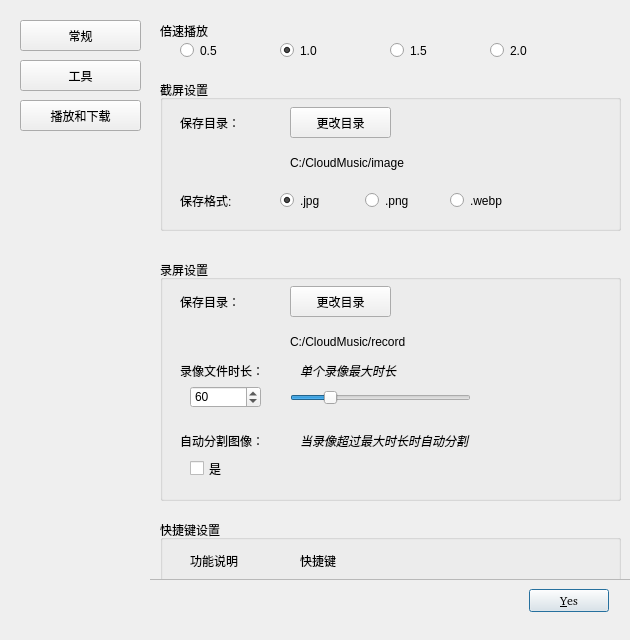
<?xml version="1.0" encoding="UTF-8"?>
<ui version="4.0">
 <class>SettingWindow</class>
 <widget class="QDialog" name="SettingWindow">
  <property name="geometry">
   <rect>
    <x>0</x>
    <y>0</y>
    <width>630</width>
    <height>640</height>
   </rect>
  </property>
  <property name="windowTitle">
   <string>Dialog</string>
  </property>
  <property name="styleSheet">
   <string notr="true"/>
  </property>
  <widget class="QDialogButtonBox" name="buttonBox">
   <property name="geometry">
    <rect>
     <x>220</x>
     <y>580</y>
     <width>389</width>
     <height>41</height>
    </rect>
   </property>
   <property name="minimumSize">
    <size>
     <width>0</width>
     <height>0</height>
    </size>
   </property>
   <property name="font">
    <font>
     <family>“Segoe UI”</family>
    </font>
   </property>
   <property name="cursor">
    <cursorShape>ArrowCursor</cursorShape>
   </property>
   <property name="mouseTracking">
    <bool>false</bool>
   </property>
   <property name="autoFillBackground">
    <bool>false</bool>
   </property>
   <property name="orientation">
    <enum>Qt::Horizontal</enum>
   </property>
   <property name="standardButtons">
    <set>QDialogButtonBox::Yes</set>
   </property>
   <property name="centerButtons">
    <bool>false</bool>
   </property>
  </widget>
  <widget class="QStackedWidget" name="stackedWidget">
   <property name="geometry">
    <rect>
     <x>150</x>
     <y>10</y>
     <width>481</width>
     <height>571</height>
    </rect>
   </property>
   <property name="currentIndex">
    <number>1</number>
   </property>
   <widget class="QWidget" name="page_1">
    <widget class="QScrollArea" name="scrollArea_3">
     <property name="geometry">
      <rect>
       <x>-1</x>
       <y>0</y>
       <width>481</width>
       <height>571</height>
      </rect>
     </property>
     <property name="widgetResizable">
      <bool>true</bool>
     </property>
     <widget class="QWidget" name="page1ScrollAreaWidgetContents">
      <property name="geometry">
       <rect>
        <x>0</x>
        <y>0</y>
        <width>479</width>
        <height>569</height>
       </rect>
      </property>
      <widget class="QWidget" name="controlCloseWidget" native="true">
       <property name="geometry">
        <rect>
         <x>10</x>
         <y>30</y>
         <width>271</width>
         <height>71</height>
        </rect>
       </property>
       <widget class="QRadioButton" name="toBottomButton">
        <property name="geometry">
         <rect>
          <x>10</x>
          <y>0</y>
          <width>211</width>
          <height>31</height>
         </rect>
        </property>
        <property name="text">
         <string>最小化到系统托盘</string>
        </property>
       </widget>
       <widget class="QRadioButton" name="toCloseButton">
        <property name="geometry">
         <rect>
          <x>10</x>
          <y>30</y>
          <width>171</width>
          <height>31</height>
         </rect>
        </property>
        <property name="autoFillBackground">
         <bool>false</bool>
        </property>
        <property name="text">
         <string>关闭TMZPlayer</string>
        </property>
        <property name="checked">
         <bool>true</bool>
        </property>
       </widget>
      </widget>
      <widget class="QLabel" name="label_5">
       <property name="geometry">
        <rect>
         <x>10</x>
         <y>10</y>
         <width>121</width>
         <height>21</height>
        </rect>
       </property>
       <property name="text">
        <string>关闭主界面：</string>
       </property>
      </widget>
      <widget class="QGroupBox" name="fontBox">
       <property name="geometry">
        <rect>
         <x>10</x>
         <y>120</y>
         <width>461</width>
         <height>161</height>
        </rect>
       </property>
       <property name="title">
        <string>字体</string>
       </property>
       <widget class="QFontComboBox" name="fontComboBox">
        <property name="geometry">
         <rect>
          <x>110</x>
          <y>30</y>
          <width>101</width>
          <height>31</height>
         </rect>
        </property>
       </widget>
       <widget class="QLabel" name="fontType">
        <property name="geometry">
         <rect>
          <x>10</x>
          <y>30</y>
          <width>91</width>
          <height>31</height>
         </rect>
        </property>
        <property name="text">
         <string>字体选择：</string>
        </property>
       </widget>
       <widget class="QLabel" name="fontSize">
        <property name="geometry">
         <rect>
          <x>10</x>
          <y>77</y>
          <width>101</width>
          <height>21</height>
         </rect>
        </property>
        <property name="text">
         <string>字体大小：</string>
        </property>
       </widget>
       <widget class="QSpinBox" name="fontSpinBox">
        <property name="geometry">
         <rect>
          <x>110</x>
          <y>70</y>
          <width>101</width>
          <height>31</height>
         </rect>
        </property>
        <property name="minimum">
         <number>9</number>
        </property>
        <property name="maximum">
         <number>26</number>
        </property>
       </widget>
       <widget class="QLabel" name="fontColor">
        <property name="geometry">
         <rect>
          <x>10</x>
          <y>120</y>
          <width>101</width>
          <height>21</height>
         </rect>
        </property>
        <property name="text">
         <string>字体颜色：</string>
        </property>
       </widget>
       <widget class="QPushButton" name="colorButton">
        <property name="geometry">
         <rect>
          <x>110</x>
          <y>120</y>
          <width>31</width>
          <height>31</height>
         </rect>
        </property>
        <property name="text">
         <string/>
        </property>
       </widget>
      </widget>
      <widget class="QGroupBox" name="uiBox">
       <property name="geometry">
        <rect>
         <x>10</x>
         <y>310</y>
         <width>461</width>
         <height>121</height>
        </rect>
       </property>
       <property name="title">
        <string>UI自定义</string>
       </property>
       <widget class="QLabel" name="defaultBack">
        <property name="geometry">
         <rect>
          <x>10</x>
          <y>30</y>
          <width>101</width>
          <height>31</height>
         </rect>
        </property>
        <property name="text">
         <string>纯色背景：</string>
        </property>
       </widget>
       <widget class="QLabel" name="chooseBack">
        <property name="geometry">
         <rect>
          <x>10</x>
          <y>77</y>
          <width>121</width>
          <height>21</height>
         </rect>
        </property>
        <property name="text">
         <string>自定义背景：</string>
        </property>
       </widget>
       <widget class="QPushButton" name="back1">
        <property name="geometry">
         <rect>
          <x>110</x>
          <y>30</y>
          <width>31</width>
          <height>31</height>
         </rect>
        </property>
        <property name="text">
         <string/>
        </property>
       </widget>
       <widget class="QPushButton" name="back2">
        <property name="geometry">
         <rect>
          <x>160</x>
          <y>30</y>
          <width>31</width>
          <height>31</height>
         </rect>
        </property>
        <property name="text">
         <string/>
        </property>
       </widget>
       <widget class="QPushButton" name="back3">
        <property name="geometry">
         <rect>
          <x>210</x>
          <y>30</y>
          <width>31</width>
          <height>31</height>
         </rect>
        </property>
        <property name="text">
         <string/>
        </property>
       </widget>
       <widget class="QPushButton" name="myBack">
        <property name="geometry">
         <rect>
          <x>130</x>
          <y>70</y>
          <width>31</width>
          <height>31</height>
         </rect>
        </property>
        <property name="text">
         <string/>
        </property>
       </widget>
      </widget>
     </widget>
    </widget>
   </widget>
   <widget class="QWidget" name="page_2">
    <widget class="QScrollArea" name="scrollArea_2">
     <property name="geometry">
      <rect>
       <x>-1</x>
       <y>-1</y>
       <width>491</width>
       <height>571</height>
      </rect>
     </property>
     <property name="verticalScrollBarPolicy">
      <enum>Qt::ScrollBarAsNeeded</enum>
     </property>
     <property name="horizontalScrollBarPolicy">
      <enum>Qt::ScrollBarAsNeeded</enum>
     </property>
     <property name="sizeAdjustPolicy">
      <enum>QAbstractScrollArea::AdjustIgnored</enum>
     </property>
     <property name="widgetResizable">
      <bool>true</bool>
     </property>
     <widget class="QWidget" name="page2ScrollAreaWidgetContents">
      <property name="geometry">
       <rect>
        <x>0</x>
        <y>0</y>
        <width>489</width>
        <height>569</height>
       </rect>
      </property>
      <property name="minimumSize">
       <size>
        <width>489</width>
        <height>569</height>
       </size>
      </property>
      <widget class="QGroupBox" name="groupBox">
       <property name="geometry">
        <rect>
         <x>10</x>
         <y>70</y>
         <width>461</width>
         <height>151</height>
        </rect>
       </property>
       <property name="title">
        <string>截屏设置</string>
       </property>
       <widget class="QLabel" name="shotDirLabel">
        <property name="geometry">
         <rect>
          <x>130</x>
          <y>67</y>
          <width>331</width>
          <height>31</height>
         </rect>
        </property>
        <property name="text">
         <string>C:/CloudMusic/image</string>
        </property>
       </widget>
       <widget class="QPushButton" name="shotDirButton">
        <property name="geometry">
         <rect>
          <x>130</x>
          <y>27</y>
          <width>101</width>
          <height>31</height>
         </rect>
        </property>
        <property name="text">
         <string>更改目录</string>
        </property>
       </widget>
       <widget class="QLabel" name="label_7">
        <property name="geometry">
         <rect>
          <x>20</x>
          <y>27</y>
          <width>111</width>
          <height>31</height>
         </rect>
        </property>
        <property name="text">
         <string>保存目录：</string>
        </property>
       </widget>
       <widget class="QRadioButton" name="picPngButton">
        <property name="geometry">
         <rect>
          <x>205</x>
          <y>110</y>
          <width>91</width>
          <height>21</height>
         </rect>
        </property>
        <property name="text">
         <string>.png</string>
        </property>
       </widget>
       <widget class="QRadioButton" name="picWebpButton">
        <property name="geometry">
         <rect>
          <x>290</x>
          <y>110</y>
          <width>81</width>
          <height>21</height>
         </rect>
        </property>
        <property name="text">
         <string>.webp</string>
        </property>
       </widget>
       <widget class="QRadioButton" name="picJpgButton">
        <property name="geometry">
         <rect>
          <x>120</x>
          <y>110</y>
          <width>81</width>
          <height>21</height>
         </rect>
        </property>
        <property name="text">
         <string>.jpg</string>
        </property>
        <property name="checked">
         <bool>true</bool>
        </property>
       </widget>
       <widget class="QLabel" name="label_31">
        <property name="geometry">
         <rect>
          <x>20</x>
          <y>110</y>
          <width>71</width>
          <height>21</height>
         </rect>
        </property>
        <property name="text">
         <string>保存格式:</string>
        </property>
       </widget>
      </widget>
      <widget class="QGroupBox" name="groupBox_2">
       <property name="geometry">
        <rect>
         <x>10</x>
         <y>250</y>
         <width>461</width>
         <height>241</height>
        </rect>
       </property>
       <property name="title">
        <string>录屏设置</string>
       </property>
       <widget class="QLabel" name="label_8">
        <property name="geometry">
         <rect>
          <x>20</x>
          <y>26</y>
          <width>111</width>
          <height>31</height>
         </rect>
        </property>
        <property name="text">
         <string>保存目录：</string>
        </property>
       </widget>
       <widget class="QLabel" name="recordDirLabel">
        <property name="geometry">
         <rect>
          <x>130</x>
          <y>66</y>
          <width>331</width>
          <height>31</height>
         </rect>
        </property>
        <property name="text">
         <string>C:/CloudMusic/record</string>
        </property>
       </widget>
       <widget class="QPushButton" name="recordDirButton">
        <property name="geometry">
         <rect>
          <x>130</x>
          <y>26</y>
          <width>101</width>
          <height>31</height>
         </rect>
        </property>
        <property name="text">
         <string>更改目录</string>
        </property>
       </widget>
       <widget class="QLabel" name="label_9">
        <property name="geometry">
         <rect>
          <x>20</x>
          <y>100</y>
          <width>111</width>
          <height>21</height>
         </rect>
        </property>
        <property name="text">
         <string>录像文件时长：</string>
        </property>
       </widget>
       <widget class="QLabel" name="label_10">
        <property name="geometry">
         <rect>
          <x>140</x>
          <y>100</y>
          <width>191</width>
          <height>21</height>
         </rect>
        </property>
        <property name="font">
         <font>
          <family>“Segoe UI”</family>
          <italic>true</italic>
         </font>
        </property>
        <property name="text">
         <string>单个录像最大时长</string>
        </property>
       </widget>
       <widget class="QSlider" name="recordSizeSlider">
        <property name="geometry">
         <rect>
          <x>130</x>
          <y>130</y>
          <width>181</width>
          <height>16</height>
         </rect>
        </property>
        <property name="maximum">
         <number>300</number>
        </property>
        <property name="singleStep">
         <number>1</number>
        </property>
        <property name="value">
         <number>60</number>
        </property>
        <property name="sliderPosition">
         <number>60</number>
        </property>
        <property name="orientation">
         <enum>Qt::Horizontal</enum>
        </property>
       </widget>
       <widget class="QSpinBox" name="recordSizeSpinBox">
        <property name="geometry">
         <rect>
          <x>30</x>
          <y>126</y>
          <width>71</width>
          <height>22</height>
         </rect>
        </property>
        <property name="maximum">
         <number>300</number>
        </property>
        <property name="singleStep">
         <number>1</number>
        </property>
        <property name="value">
         <number>60</number>
        </property>
       </widget>
       <widget class="QLabel" name="label_12">
        <property name="geometry">
         <rect>
          <x>20</x>
          <y>170</y>
          <width>151</width>
          <height>21</height>
         </rect>
        </property>
        <property name="text">
         <string>自动分割图像：</string>
        </property>
       </widget>
       <widget class="QCheckBox" name="checkBox">
        <property name="geometry">
         <rect>
          <x>30</x>
          <y>198</y>
          <width>81</width>
          <height>21</height>
         </rect>
        </property>
        <property name="text">
         <string>是</string>
        </property>
       </widget>
       <widget class="QLabel" name="label_13">
        <property name="geometry">
         <rect>
          <x>140</x>
          <y>170</y>
          <width>301</width>
          <height>21</height>
         </rect>
        </property>
        <property name="font">
         <font>
          <family>“Segoe UI”</family>
          <italic>true</italic>
         </font>
        </property>
        <property name="text">
         <string>当录像超过最大时长时自动分割</string>
        </property>
       </widget>
      </widget>
      <widget class="QGroupBox" name="groupBox_3">
       <property name="geometry">
        <rect>
         <x>10</x>
         <y>510</y>
         <width>461</width>
         <height>661</height>
        </rect>
       </property>
       <property name="title">
        <string>快捷键设置</string>
       </property>
       <widget class="QLabel" name="label_14">
        <property name="geometry">
         <rect>
          <x>30</x>
          <y>30</y>
          <width>81</width>
          <height>21</height>
         </rect>
        </property>
        <property name="font">
         <font>
          <family>“Segoe UI”</family>
         </font>
        </property>
        <property name="text">
         <string>功能说明</string>
        </property>
       </widget>
       <widget class="QLabel" name="label_15">
        <property name="geometry">
         <rect>
          <x>140</x>
          <y>30</y>
          <width>91</width>
          <height>21</height>
         </rect>
        </property>
        <property name="font">
         <font>
          <family>“Segoe UI”</family>
         </font>
        </property>
        <property name="text">
         <string>快捷键</string>
        </property>
       </widget>
       <widget class="QLabel" name="label_16">
        <property name="geometry">
         <rect>
          <x>30</x>
          <y>60</y>
          <width>111</width>
          <height>21</height>
         </rect>
        </property>
        <property name="text">
         <string>播放/暂停</string>
        </property>
       </widget>
       <widget class="MyLineEdit" name="actionShortcutEdit">
        <property name="geometry">
         <rect>
          <x>120</x>
          <y>60</y>
          <width>113</width>
          <height>20</height>
         </rect>
        </property>
        <property name="text">
         <string/>
        </property>
       </widget>
       <widget class="MyLineEdit" name="lastShortcutEdit">
        <property name="geometry">
         <rect>
          <x>120</x>
          <y>100</y>
          <width>113</width>
          <height>20</height>
         </rect>
        </property>
       </widget>
       <widget class="QLabel" name="label_17">
        <property name="geometry">
         <rect>
          <x>30</x>
          <y>100</y>
          <width>91</width>
          <height>21</height>
         </rect>
        </property>
        <property name="text">
         <string>上一个</string>
        </property>
       </widget>
       <widget class="QLabel" name="label_18">
        <property name="geometry">
         <rect>
          <x>30</x>
          <y>140</y>
          <width>91</width>
          <height>21</height>
         </rect>
        </property>
        <property name="text">
         <string>下一个</string>
        </property>
       </widget>
       <widget class="MyLineEdit" name="nextShortcutEdit">
        <property name="geometry">
         <rect>
          <x>120</x>
          <y>140</y>
          <width>113</width>
          <height>20</height>
         </rect>
        </property>
       </widget>
       <widget class="MyLineEdit" name="louderShortcutEdit">
        <property name="geometry">
         <rect>
          <x>120</x>
          <y>180</y>
          <width>113</width>
          <height>20</height>
         </rect>
        </property>
       </widget>
       <widget class="MyLineEdit" name="lowerShortcutEdit">
        <property name="geometry">
         <rect>
          <x>120</x>
          <y>220</y>
          <width>113</width>
          <height>20</height>
         </rect>
        </property>
       </widget>
       <widget class="MyLineEdit" name="likeShortcutEdit">
        <property name="geometry">
         <rect>
          <x>120</x>
          <y>580</y>
          <width>113</width>
          <height>20</height>
         </rect>
        </property>
       </widget>
       <widget class="QLabel" name="label_19">
        <property name="geometry">
         <rect>
          <x>30</x>
          <y>180</y>
          <width>91</width>
          <height>21</height>
         </rect>
        </property>
        <property name="text">
         <string>音量加</string>
        </property>
       </widget>
       <widget class="QLabel" name="label_20">
        <property name="geometry">
         <rect>
          <x>30</x>
          <y>220</y>
          <width>91</width>
          <height>21</height>
         </rect>
        </property>
        <property name="text">
         <string>音量减</string>
        </property>
       </widget>
       <widget class="QLabel" name="label_21">
        <property name="geometry">
         <rect>
          <x>30</x>
          <y>580</y>
          <width>91</width>
          <height>21</height>
         </rect>
        </property>
        <property name="text">
         <string>收藏</string>
        </property>
       </widget>
       <widget class="QLabel" name="label_11">
        <property name="geometry">
         <rect>
          <x>30</x>
          <y>260</y>
          <width>91</width>
          <height>21</height>
         </rect>
        </property>
        <property name="text">
         <string>静音/复音</string>
        </property>
       </widget>
       <widget class="QLabel" name="label_24">
        <property name="geometry">
         <rect>
          <x>30</x>
          <y>300</y>
          <width>51</width>
          <height>21</height>
         </rect>
        </property>
        <property name="text">
         <string>快进</string>
        </property>
       </widget>
       <widget class="QLabel" name="label_25">
        <property name="geometry">
         <rect>
          <x>30</x>
          <y>340</y>
          <width>61</width>
          <height>20</height>
         </rect>
        </property>
        <property name="text">
         <string>快退</string>
        </property>
       </widget>
       <widget class="QLabel" name="label_26">
        <property name="geometry">
         <rect>
          <x>30</x>
          <y>540</y>
          <width>61</width>
          <height>21</height>
         </rect>
        </property>
        <property name="text">
         <string>截图</string>
        </property>
       </widget>
       <widget class="QLabel" name="label_27">
        <property name="geometry">
         <rect>
          <x>30</x>
          <y>460</y>
          <width>51</width>
          <height>21</height>
         </rect>
        </property>
        <property name="text">
         <string>打开文件</string>
        </property>
       </widget>
       <widget class="QLabel" name="label_28">
        <property name="geometry">
         <rect>
          <x>30</x>
          <y>500</y>
          <width>81</width>
          <height>21</height>
         </rect>
        </property>
        <property name="text">
         <string>停止/关闭</string>
        </property>
       </widget>
       <widget class="QLabel" name="label_29">
        <property name="geometry">
         <rect>
          <x>30</x>
          <y>380</y>
          <width>51</width>
          <height>16</height>
         </rect>
        </property>
        <property name="text">
         <string>亮度增</string>
        </property>
       </widget>
       <widget class="QLabel" name="label_30">
        <property name="geometry">
         <rect>
          <x>30</x>
          <y>420</y>
          <width>51</width>
          <height>21</height>
         </rect>
        </property>
        <property name="text">
         <string>亮度减</string>
        </property>
       </widget>
       <widget class="MyLineEdit" name="volumeOnOffEdit">
        <property name="geometry">
         <rect>
          <x>120</x>
          <y>260</y>
          <width>113</width>
          <height>20</height>
         </rect>
        </property>
       </widget>
       <widget class="MyLineEdit" name="speedUpScreenEdit">
        <property name="geometry">
         <rect>
          <x>120</x>
          <y>300</y>
          <width>113</width>
          <height>20</height>
         </rect>
        </property>
       </widget>
       <widget class="MyLineEdit" name="speedDownScreenEdit">
        <property name="geometry">
         <rect>
          <x>120</x>
          <y>340</y>
          <width>113</width>
          <height>20</height>
         </rect>
        </property>
       </widget>
       <widget class="MyLineEdit" name="luminUpEdit">
        <property name="geometry">
         <rect>
          <x>120</x>
          <y>380</y>
          <width>113</width>
          <height>20</height>
         </rect>
        </property>
       </widget>
       <widget class="MyLineEdit" name="luminDownEdit">
        <property name="geometry">
         <rect>
          <x>120</x>
          <y>420</y>
          <width>113</width>
          <height>20</height>
         </rect>
        </property>
       </widget>
       <widget class="MyLineEdit" name="openFileEdit">
        <property name="geometry">
         <rect>
          <x>120</x>
          <y>460</y>
          <width>113</width>
          <height>20</height>
         </rect>
        </property>
       </widget>
       <widget class="MyLineEdit" name="closeFileEdit">
        <property name="geometry">
         <rect>
          <x>120</x>
          <y>500</y>
          <width>113</width>
          <height>20</height>
         </rect>
        </property>
       </widget>
       <widget class="MyLineEdit" name="screenShotEdit">
        <property name="geometry">
         <rect>
          <x>120</x>
          <y>540</y>
          <width>113</width>
          <height>20</height>
         </rect>
        </property>
       </widget>
      </widget>
      <widget class="QWidget" name="widget_2" native="true">
       <property name="geometry">
        <rect>
         <x>10</x>
         <y>10</y>
         <width>461</width>
         <height>51</height>
        </rect>
       </property>
       <widget class="QLabel" name="label_6">
        <property name="geometry">
         <rect>
          <x>0</x>
          <y>0</y>
          <width>81</width>
          <height>21</height>
         </rect>
        </property>
        <property name="text">
         <string>倍速播放</string>
        </property>
       </widget>
       <widget class="QRadioButton" name="radioButton">
        <property name="geometry">
         <rect>
          <x>20</x>
          <y>20</y>
          <width>71</width>
          <height>21</height>
         </rect>
        </property>
        <property name="text">
         <string>0.5</string>
        </property>
       </widget>
       <widget class="QRadioButton" name="radioButton_2">
        <property name="geometry">
         <rect>
          <x>120</x>
          <y>20</y>
          <width>71</width>
          <height>21</height>
         </rect>
        </property>
        <property name="text">
         <string>1.0</string>
        </property>
        <property name="checked">
         <bool>true</bool>
        </property>
       </widget>
       <widget class="QRadioButton" name="radioButton_3">
        <property name="geometry">
         <rect>
          <x>230</x>
          <y>20</y>
          <width>71</width>
          <height>21</height>
         </rect>
        </property>
        <property name="text">
         <string>1.5</string>
        </property>
       </widget>
       <widget class="QRadioButton" name="radioButton_4">
        <property name="geometry">
         <rect>
          <x>330</x>
          <y>20</y>
          <width>81</width>
          <height>21</height>
         </rect>
        </property>
        <property name="text">
         <string>2.0</string>
        </property>
       </widget>
      </widget>
     </widget>
    </widget>
   </widget>
   <widget class="QWidget" name="page_3">
    <widget class="QScrollArea" name="scrollArea">
     <property name="geometry">
      <rect>
       <x>0</x>
       <y>0</y>
       <width>481</width>
       <height>571</height>
      </rect>
     </property>
     <property name="frameShape">
      <enum>QFrame::NoFrame</enum>
     </property>
     <property name="lineWidth">
      <number>0</number>
     </property>
     <property name="widgetResizable">
      <bool>true</bool>
     </property>
     <widget class="QWidget" name="page3ScrollAreaWidgetContents">
      <property name="geometry">
       <rect>
        <x>0</x>
        <y>0</y>
        <width>481</width>
        <height>571</height>
       </rect>
      </property>
      <widget class="QGroupBox" name="playBox">
       <property name="geometry">
        <rect>
         <x>10</x>
         <y>10</y>
         <width>461</width>
         <height>241</height>
        </rect>
       </property>
       <property name="title">
        <string>播放设置</string>
       </property>
       <widget class="QLabel" name="label">
        <property name="geometry">
         <rect>
          <x>20</x>
          <y>100</y>
          <width>81</width>
          <height>31</height>
         </rect>
        </property>
        <property name="text">
         <string>画质选择：</string>
        </property>
       </widget>
       <widget class="QWidget" name="pixelWidget_2" native="true">
        <property name="geometry">
         <rect>
          <x>90</x>
          <y>85</y>
          <width>261</width>
          <height>61</height>
         </rect>
        </property>
        <layout class="QHBoxLayout" name="horizontalLayout">
         <item>
          <widget class="QRadioButton" name="lv1Button_2">
           <property name="text">
            <string>普通</string>
           </property>
           <property name="checked">
            <bool>true</bool>
           </property>
          </widget>
         </item>
         <item>
          <widget class="QRadioButton" name="lv2Button_2">
           <property name="text">
            <string>清晰</string>
           </property>
          </widget>
         </item>
         <item>
          <widget class="QRadioButton" name="lv3Button_2">
           <property name="text">
            <string>高清</string>
           </property>
          </widget>
         </item>
        </layout>
       </widget>
       <widget class="QLabel" name="label_2">
        <property name="geometry">
         <rect>
          <x>20</x>
          <y>155</y>
          <width>111</width>
          <height>31</height>
         </rect>
        </property>
        <property name="text">
         <string>媒体库目录：</string>
        </property>
       </widget>
       <widget class="QLabel" name="playDirLabel">
        <property name="geometry">
         <rect>
          <x>130</x>
          <y>195</y>
          <width>331</width>
          <height>31</height>
         </rect>
        </property>
        <property name="text">
         <string>C:/CloudMusic</string>
        </property>
       </widget>
       <widget class="QPushButton" name="palyDirButton">
        <property name="geometry">
         <rect>
          <x>130</x>
          <y>155</y>
          <width>101</width>
          <height>31</height>
         </rect>
        </property>
        <property name="text">
         <string>更改目录</string>
        </property>
       </widget>
       <widget class="QLabel" name="label_22">
        <property name="geometry">
         <rect>
          <x>20</x>
          <y>30</y>
          <width>101</width>
          <height>31</height>
         </rect>
        </property>
        <property name="text">
         <string>快进/快退时长:</string>
        </property>
       </widget>
       <widget class="QLabel" name="label_23">
        <property name="geometry">
         <rect>
          <x>130</x>
          <y>30</y>
          <width>141</width>
          <height>31</height>
         </rect>
        </property>
        <property name="font">
         <font>
          <italic>true</italic>
         </font>
        </property>
        <property name="text">
         <string>单次快进快退时长限制。</string>
        </property>
       </widget>
       <widget class="QSpinBox" name="quickMoveSpinBox">
        <property name="geometry">
         <rect>
          <x>30</x>
          <y>60</y>
          <width>42</width>
          <height>22</height>
         </rect>
        </property>
       </widget>
       <widget class="QSlider" name="quickMoveSlider">
        <property name="geometry">
         <rect>
          <x>110</x>
          <y>62</y>
          <width>160</width>
          <height>16</height>
         </rect>
        </property>
        <property name="orientation">
         <enum>Qt::Horizontal</enum>
        </property>
       </widget>
      </widget>
      <widget class="QGroupBox" name="downloadBox">
       <property name="geometry">
        <rect>
         <x>10</x>
         <y>280</y>
         <width>461</width>
         <height>181</height>
        </rect>
       </property>
       <property name="title">
        <string>下载设置</string>
       </property>
       <widget class="QLabel" name="label_3">
        <property name="geometry">
         <rect>
          <x>20</x>
          <y>40</y>
          <width>81</width>
          <height>21</height>
         </rect>
        </property>
        <property name="text">
         <string>画质选择：</string>
        </property>
       </widget>
       <widget class="QWidget" name="pixelWidget" native="true">
        <property name="geometry">
         <rect>
          <x>90</x>
          <y>20</y>
          <width>261</width>
          <height>61</height>
         </rect>
        </property>
        <layout class="QHBoxLayout" name="horizontalLayout_2">
         <item>
          <widget class="QRadioButton" name="lv1Button">
           <property name="text">
            <string>普通</string>
           </property>
           <property name="checked">
            <bool>true</bool>
           </property>
          </widget>
         </item>
         <item>
          <widget class="QRadioButton" name="lv2Button">
           <property name="text">
            <string>清晰</string>
           </property>
          </widget>
         </item>
         <item>
          <widget class="QRadioButton" name="lv3Button">
           <property name="text">
            <string>高清</string>
           </property>
          </widget>
         </item>
        </layout>
       </widget>
       <widget class="QLabel" name="label_4">
        <property name="geometry">
         <rect>
          <x>20</x>
          <y>96</y>
          <width>91</width>
          <height>21</height>
         </rect>
        </property>
        <property name="text">
         <string>下载目录：</string>
        </property>
       </widget>
       <widget class="QLabel" name="downloadDirLabel">
        <property name="geometry">
         <rect>
          <x>110</x>
          <y>130</y>
          <width>341</width>
          <height>31</height>
         </rect>
        </property>
        <property name="text">
         <string>C:/CloudMusic</string>
        </property>
       </widget>
       <widget class="QPushButton" name="downloadDirButton">
        <property name="geometry">
         <rect>
          <x>110</x>
          <y>90</y>
          <width>101</width>
          <height>31</height>
         </rect>
        </property>
        <property name="text">
         <string>更改目录</string>
        </property>
       </widget>
      </widget>
     </widget>
    </widget>
   </widget>
  </widget>
  <widget class="QWidget" name="widget" native="true">
   <property name="geometry">
    <rect>
     <x>10</x>
     <y>10</y>
     <width>141</width>
     <height>131</height>
    </rect>
   </property>
   <property name="autoFillBackground">
    <bool>false</bool>
   </property>
   <widget class="QPushButton" name="pushButton_1">
    <property name="geometry">
     <rect>
      <x>10</x>
      <y>10</y>
      <width>121</width>
      <height>31</height>
     </rect>
    </property>
    <property name="font">
     <font>
      <family>“Segoe UI”</family>
     </font>
    </property>
    <property name="styleSheet">
     <string notr="true"/>
    </property>
    <property name="text">
     <string>常规</string>
    </property>
   </widget>
   <widget class="QPushButton" name="pushButton_2">
    <property name="geometry">
     <rect>
      <x>10</x>
      <y>50</y>
      <width>121</width>
      <height>31</height>
     </rect>
    </property>
    <property name="font">
     <font>
      <family>“Segoe UI”</family>
     </font>
    </property>
    <property name="text">
     <string>工具</string>
    </property>
   </widget>
   <widget class="QPushButton" name="pushButton_3">
    <property name="geometry">
     <rect>
      <x>10</x>
      <y>90</y>
      <width>121</width>
      <height>31</height>
     </rect>
    </property>
    <property name="font">
     <font>
      <family>“Segoe UI”</family>
     </font>
    </property>
    <property name="text">
     <string>播放和下载</string>
    </property>
   </widget>
  </widget>
 </widget>
 <customwidgets>
  <customwidget>
   <class>MyLineEdit</class>
   <extends>QLineEdit</extends>
   <header>mylineedit.h</header>
  </customwidget>
 </customwidgets>
 <resources/>
 <connections>
  <connection>
   <sender>buttonBox</sender>
   <signal>accepted()</signal>
   <receiver>SettingWindow</receiver>
   <slot>accept()</slot>
   <hints>
    <hint type="sourcelabel">
     <x>248</x>
     <y>254</y>
    </hint>
    <hint type="destinationlabel">
     <x>157</x>
     <y>274</y>
    </hint>
   </hints>
  </connection>
  <connection>
   <sender>buttonBox</sender>
   <signal>rejected()</signal>
   <receiver>SettingWindow</receiver>
   <slot>reject()</slot>
   <hints>
    <hint type="sourcelabel">
     <x>316</x>
     <y>260</y>
    </hint>
    <hint type="destinationlabel">
     <x>286</x>
     <y>274</y>
    </hint>
   </hints>
  </connection>
 </connections>
</ui>
